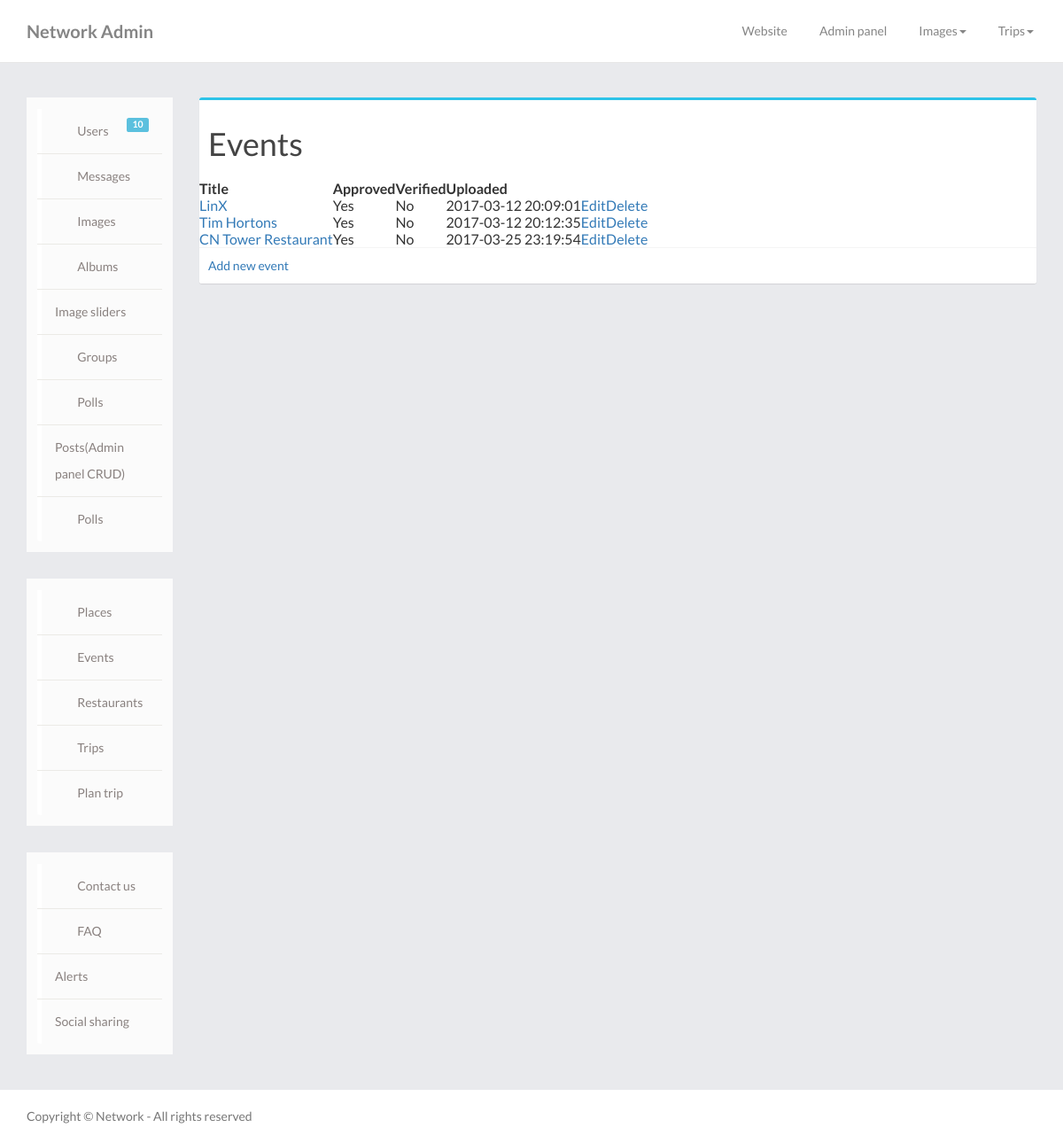
The app's page /admin.php?feature=events&action=viewlist with its own data.
### tables this page shows
CREATE TABLE `events` (
  `id` int(10) NOT NULL,
  `global_type` int(11) NOT NULL DEFAULT '2',
  `cat_id` int(10) NOT NULL,
  `title` varchar(255) NOT NULL,
  `image` varchar(255) DEFAULT NULL,
  `description` text NOT NULL,
  `contact` varchar(255) DEFAULT NULL,
  `address` varchar(255) NOT NULL,
  `lat` varchar(255) NOT NULL,
  `lng` varchar(255) NOT NULL,
  `event_start` varchar(255) NOT NULL,
  `event_end` varchar(255) NOT NULL,
  `rating` varchar(255) NOT NULL DEFAULT '0',
  `posted_by` int(10) NOT NULL,
  `posted_date` datetime NOT NULL,
  `approved` int(11) NOT NULL DEFAULT '0',
  `verified` int(11) NOT NULL DEFAULT '0'
);

### features/events/models/event.php (called while the page is built, shortened)
<?php
class EventDAO
{
    private $db;
    public function __construct($db)
    {
        $this->db=$db;
    }
    public function getEvents(){
        $query ="SELECT * FROM events";
        $pdostmt=$this->db->prepare($query);
        $pdostmt->execute();
        $events=$pdostmt->fetchAll(PDO::FETCH_CLASS,"Event");
        return $events;
    }
}
class Event implements JsonSerializable
{
    private $id;
    private $title;
    private $posted_date;
    private $approved=0;
    private $verified=0;
    public function getId()
    {
        return $this->id;
    }
    public function getTitle()
    {
        return $this->title;
    }
    public function getPosted()
    {
        return $this->posted_date;
    }
    public function getApproved()
    {
        return $this->approved;
    }
    public function getVerified()
    {
        return $this->verified;
    }
}

### features/events/admin_views/view_events.php (the view)
<div class="box">
	<h1 class="box-header">Events</h1>
    <table>
        <tr>
            <th>Title</th>
            <th>Approved</th>
            <th>Verified</th>
            <th>Uploaded</th>
            <th></th>
            <th></th>
        </tr>
        <?php $counter = 0; foreach ($events as $event) {?>
        <tr>
            <td>
                <a href='admin.php?feature=events&action=editevent&id=<?php echo($event->getId());?>'><?php echo(  $event->getTitle());?></a><br/>
            </td>
            <td>
                <?php echo $event->getApproved() ? "Yes":"No";?>
            </td>
            <td>
                <?php echo $event->getVerified()? "Yes":"No";?>
            </td>
            <td>
                <?php echo $event->getPosted();?>
            </td>
            <td>
                <a href='admin.php?feature=events&action=editevent&id=<?php echo($event->getId());?>'>Edit</a>
            </td>
            <td>
                <a href='admin.php?feature=events&action=deleteevent&id=<?php echo($event->getId());?>'>Delete</a>
            </td>
        </tr>
        <?php };?>
    </table>
    <div class="box-footer">
        <a href="admin.php?feature=events&action=addevent">Add new event</a>
    </div>
</div>

### css/timeline.css (style rules this page uses)
html { position: relative; min-height: 100%; }
body { font-family: Lato,"Helvetica Neue",Arial,Verdana,Tahoma,"Lucida Sans",FreeSans,"Lucida Sans Unicode","Luxi Sans",sans-serif; background: #e9eaed; overflow-x:hidden; }
.box { position: relative; border-radius: 3px; background: #ffffff; border-top: 3px solid #2dc3e8; margin-bottom: 20px; width: 100%; box-shadow: 0 1px 1px rgba(0,0,0,0.1); }
.box-header { color: #444; display: block; padding: 10px; position: relative; }
.box-footer { border-top-left-radius: 0; border-top-right-radius: 0; border-bottom-right-radius: 3px; border-bottom-left-radius: 3px; border-top: 1px solid #f4f4f4; padding: 10px; background-color: #fff; }
a, a:hover { text-decoration: none; }

### records on screen
events: title "LinX", approved "Yes", verified "No", posted_date "2017-03-12 20:09:01"
events: title "Tim Hortons", approved "Yes", verified "No", posted_date "2017-03-12 20:12:35"
events: title "CN Tower Restaurant", approved "Yes", verified "No", posted_date "2017-03-25 23:19:54"
